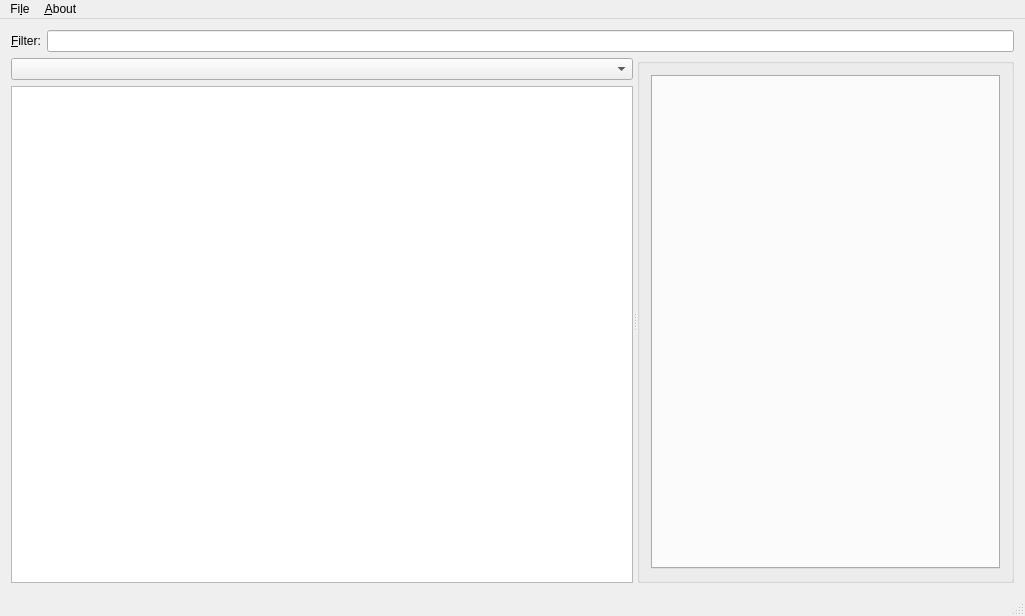
<?xml version="1.0" encoding="UTF-8"?>
<ui version="4.0">
 <class>MainWindow</class>
 <widget class="QMainWindow" name="MainWindow">
  <property name="geometry">
   <rect>
    <x>0</x>
    <y>0</y>
    <width>1025</width>
    <height>616</height>
   </rect>
  </property>
  <property name="windowTitle">
   <string>Recipe Manager</string>
  </property>
  <widget class="QWidget" name="centralWidget">
   <layout class="QGridLayout" name="gridLayout_2">
    <item row="0" column="0">
     <widget class="QLabel" name="label">
      <property name="text">
       <string>&amp;Filter:</string>
      </property>
      <property name="buddy">
       <cstring>search_filter</cstring>
      </property>
     </widget>
    </item>
    <item row="0" column="1">
     <widget class="QLineEdit" name="search_filter"/>
    </item>
    <item row="1" column="0" colspan="2">
     <widget class="QSplitter" name="splitter">
      <property name="orientation">
       <enum>Qt::Horizontal</enum>
      </property>
      <widget class="QWidget" name="widget" native="true">
       <property name="sizePolicy">
        <sizepolicy hsizetype="Minimum" vsizetype="Preferred">
         <horstretch>0</horstretch>
         <verstretch>0</verstretch>
        </sizepolicy>
       </property>
       <layout class="QGridLayout" name="gridLayout_3">
        <property name="margin">
         <number>0</number>
        </property>
        <item row="1" column="0">
         <widget class="QTableView" name="reagent_table">
          <property name="sizePolicy">
           <sizepolicy hsizetype="Minimum" vsizetype="Expanding">
            <horstretch>0</horstretch>
            <verstretch>0</verstretch>
           </sizepolicy>
          </property>
          <property name="minimumSize">
           <size>
            <width>200</width>
            <height>0</height>
           </size>
          </property>
          <property name="editTriggers">
           <set>QAbstractItemView::NoEditTriggers</set>
          </property>
          <property name="showDropIndicator" stdset="0">
           <bool>false</bool>
          </property>
          <property name="selectionMode">
           <enum>QAbstractItemView::SingleSelection</enum>
          </property>
          <property name="showGrid">
           <bool>false</bool>
          </property>
          <property name="sortingEnabled">
           <bool>false</bool>
          </property>
          <property name="cornerButtonEnabled">
           <bool>false</bool>
          </property>
          <attribute name="horizontalHeaderVisible">
           <bool>false</bool>
          </attribute>
          <attribute name="horizontalHeaderStretchLastSection">
           <bool>true</bool>
          </attribute>
          <attribute name="verticalHeaderVisible">
           <bool>false</bool>
          </attribute>
         </widget>
        </item>
        <item row="0" column="0">
         <widget class="QComboBox" name="recipelists_selector">
          <property name="sizePolicy">
           <sizepolicy hsizetype="Minimum" vsizetype="Fixed">
            <horstretch>0</horstretch>
            <verstretch>0</verstretch>
           </sizepolicy>
          </property>
         </widget>
        </item>
       </layout>
      </widget>
      <widget class="QGroupBox" name="groupBox">
       <property name="sizePolicy">
        <sizepolicy hsizetype="Expanding" vsizetype="Preferred">
         <horstretch>0</horstretch>
         <verstretch>0</verstretch>
        </sizepolicy>
       </property>
       <property name="title">
        <string/>
       </property>
       <property name="flat">
        <bool>false</bool>
       </property>
       <layout class="QGridLayout" name="gridLayout">
        <item row="0" column="0">
         <widget class="QTabWidget" name="tabWidget">
          <property name="tabShape">
           <enum>QTabWidget::Rounded</enum>
          </property>
          <property name="currentIndex">
           <number>-1</number>
          </property>
          <property name="documentMode">
           <bool>false</bool>
          </property>
          <property name="tabsClosable">
           <bool>false</bool>
          </property>
         </widget>
        </item>
       </layout>
      </widget>
     </widget>
    </item>
   </layout>
  </widget>
  <widget class="QMenuBar" name="menuBar">
   <property name="geometry">
    <rect>
     <x>0</x>
     <y>0</y>
     <width>1025</width>
     <height>24</height>
    </rect>
   </property>
   <widget class="QMenu" name="menuFile">
    <property name="title">
     <string>Fi&amp;le</string>
    </property>
    <addaction name="actionAdd_recipe_list"/>
    <addaction name="action_Manage_recipe_lists"/>
    <addaction name="separator"/>
    <addaction name="action_Save_settings"/>
    <addaction name="action_Exit"/>
   </widget>
   <widget class="QMenu" name="menu_About">
    <property name="title">
     <string>&amp;About</string>
    </property>
    <addaction name="actionAbout_Recipe_Manager"/>
   </widget>
   <addaction name="menuFile"/>
   <addaction name="menu_About"/>
  </widget>
  <widget class="QStatusBar" name="statusBar"/>
  <action name="actionAdd_recipe_list">
   <property name="text">
    <string>&amp;Add recipe list</string>
   </property>
  </action>
  <action name="action_Manage_recipe_lists">
   <property name="text">
    <string>&amp;Manage recipe lists</string>
   </property>
  </action>
  <action name="action_Exit">
   <property name="text">
    <string>&amp;Exit</string>
   </property>
  </action>
  <action name="action_Save_settings">
   <property name="text">
    <string>&amp;Save settings</string>
   </property>
  </action>
  <action name="actionAbout_Recipe_Manager">
   <property name="text">
    <string>About Recipe Manager</string>
   </property>
  </action>
 </widget>
 <layoutdefault spacing="6" margin="11"/>
 <resources/>
 <connections>
  <connection>
   <sender>action_Exit</sender>
   <signal>triggered()</signal>
   <receiver>MainWindow</receiver>
   <slot>close()</slot>
   <hints>
    <hint type="sourcelabel">
     <x>-1</x>
     <y>-1</y>
    </hint>
    <hint type="destinationlabel">
     <x>512</x>
     <y>307</y>
    </hint>
   </hints>
  </connection>
 </connections>
</ui>
